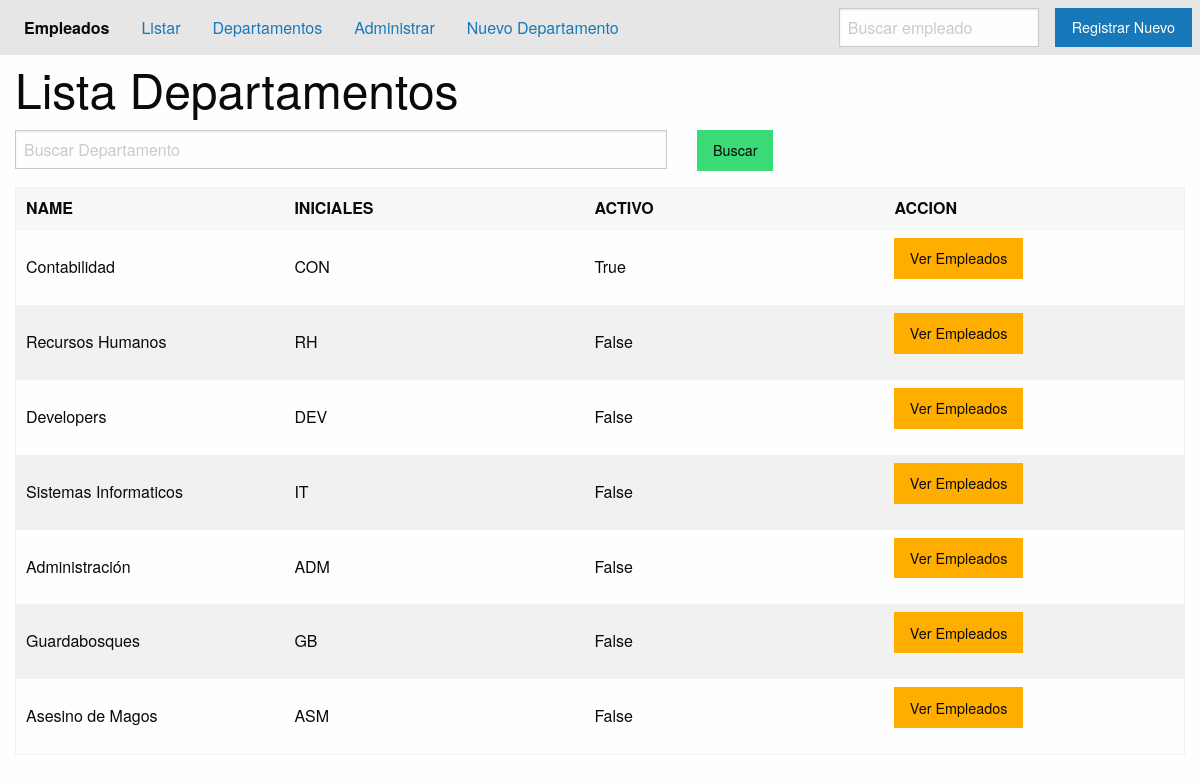
Screenshot of /list_all_departamentos/ with the database file from the repository.
### applications/departamento/models.py (models this page shows, shortened)
class Departamento(models.Model):
    name = models.CharField('Nombre', max_length=50)
    iniciales= models.CharField('Iniciales', max_length=20)
    active= models.BooleanField('Activo',default=False)
    class Meta:
        verbose_name = 'Mi departamento'
        verbose_name_plural = 'Areas'

### applications/departamento/views.py (the view)
# urls.py: path('list_all_departamentos/', views.ListAllDepartamentosView.as_view(), name='listDepartamentos')
class ListAllDepartamentosView(ListView):
    template_name = 'list_all_departamentos.html'
    context_object_name = 'departaments'
    def queryset(self):
        key_word = self.request.GET.get('keyWord', '')
        queryset = Departamento.objects.filter(
        name__icontains  = key_word
    )
        return queryset

### applications/departamento/templates/list_all_departamentos.html (shortened to what this page needs)
{% extends 'base.html' %}
{% block content %}
{% include 'header.html' %}
<div class="grid-container">
    <div class="grid-x">
        <h1 class="cell">Lista Departamentos</h1>
        <form class="cell grid-x grid-margin-x" method="GET">{% csrf_token %}
            <div class="cell large-7">
                <input type="text" placeholder="Buscar Departamento" name="keyWord" id="keyWord">
            </div>
            <div class="cell large-2">
                <button type="submit" class="success button">Buscar</button>
            </div>
        </form>
        <div class="cell">
            <table>
                <thead>
                    <tr>
                        <th width="100">NAME</th>
                        <th width="150">INICIALES</th>
                        <th width="150">ACTIVO</th>
                        <th width="150">ACCION</th>
                    </tr>
                </thead>
                <tbody>
                    {% for departament in departaments %}
                    <tr>
                        <td>{{departament.name}}</td>
                        <td>{{departament.iniciales}}</td>
                        <td>{{departament.active}}</td>
                        <td><a class="button warning" href="{% url 'app_persona:listByArea' departament.name %}">Ver Empleados</a></td>
                    </tr>
                    {% endfor %}
                </tbody>
            </table>
        </div>
        </div>
    </div>
{% endblock content %}

### applications/departamento/templates/base.html (shortened to what this page needs)
{% load static %}
<html lang="en">
<head>
    <link rel="stylesheet" href="{% static 'css/foundation.min.css' %}">
</head>
<body>
    {% block content %}{% endblock content %}
</body>
</html>

### applications/departamento/templates/header.html
<div class="top-bar">
    <div class="top-bar-left">
      <ul class="dropdown menu" data-dropdown-menu>
        <li class="menu-text">Empleados</li>
        <li>
          <a href="{% url 'app_persona:listWorkers' %}">Listar</a>
        </li>
        <li><a href="{% url 'app_departamento:listDepartamentos' %}">Departamentos</a></li>
        <li><a href="{% url 'app_persona:listWorkersAdmin' %}">Administrar</a></li>
        <li><a href="{% url 'app_departamento:newDepartamento' %}">Nuevo Departamento</a></li>
      </ul>
    </div>
    <div class="top-bar-right">
      <ul class="menu">
        <li><input type="search" placeholder="Buscar empleado"></li>
        <li><a href="{% url 'app_persona:createWorker' %}" type="button" class="button">Registrar Nuevo</a></li>
      </ul>
    </div>
  </div>

### rows the page displays
Departamento: name "Contabilidad", iniciales "CON", active "True"
Departamento: name "Recursos Humanos", iniciales "RH", active "False"
Departamento: name "Developers", iniciales "DEV", active "False"
Departamento: name "Sistemas Informaticos", iniciales "IT", active "False"
Departamento: name "Administración", iniciales "ADM", active "False"
Departamento: name "Guardabosques", iniciales "GB", active "False"
Departamento: name "Asesino de Magos", iniciales "ASM", active "False"
